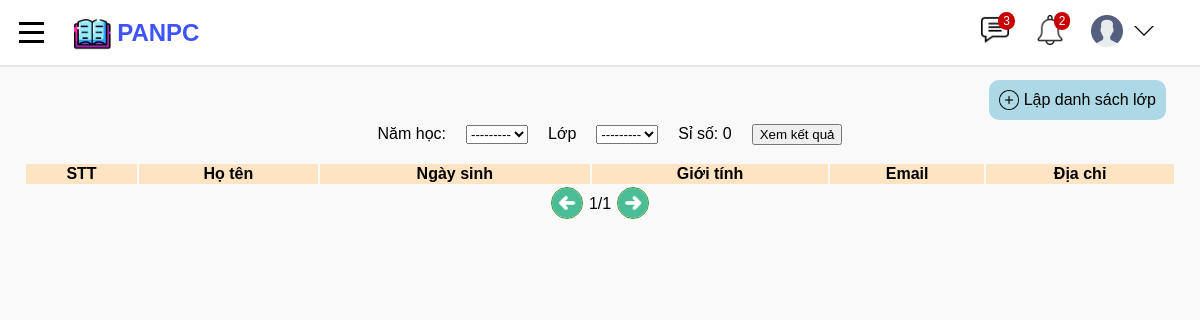
Before: /danhsachlop/ (signed in) with the older database file.
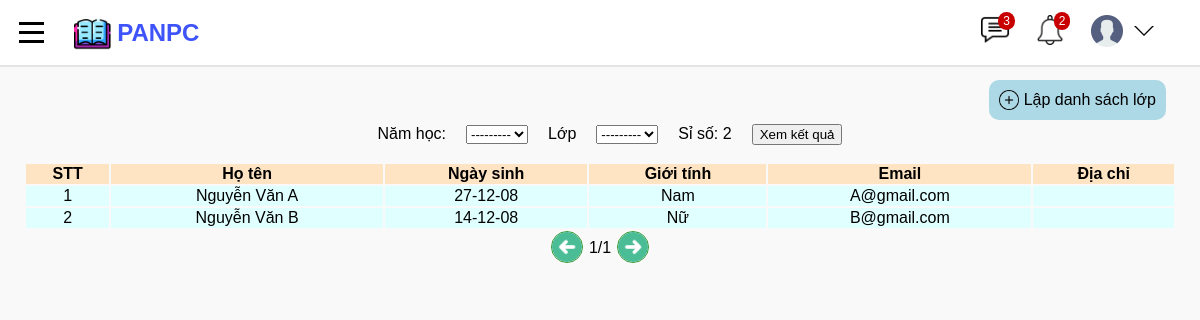
After: the same page with the newer database file.
### studentManager/models.py (models this page shows, shortened)
class Student(models.Model):
    user = models.OneToOneField(CustomUser, on_delete=models.CASCADE)
    classOfSchool = models.ManyToManyField(SchoolClass, blank=True)

class CustomUser(AbstractUser):
    USER_TYPE = (('1', "Admin"), ('2', "Teacher"), ('3', "Student"))
    SEX_CATELOGY = [("1", "Nam"), ("0", "Nữ")]
    now = date.today
    username = models.CharField(max_length=200, unique=True)
    role = models.CharField(default='1', choices=USER_TYPE, max_length=1)
    is_active = models.BooleanField(default=True)
    is_staff = models.BooleanField(default=False)
    is_superuser = models.BooleanField(default=False)
    name = models.CharField(default='', max_length=200)
    dateOfBirth = models.DateField(default=now)
    sex = models.CharField(default='1', choices=SEX_CATELOGY,max_length=1)
    phone = models.CharField(default='', max_length=20, blank=True)
    email = models.EmailField(max_length=200, unique=True)
    address = models.TextField(default='', blank=True)
    USERNAME_FIELD = "username"
    REQUIRED_FIELDS = []
    objects = CustomUserManager()
    class Meta:
        constraints = [
            models.UniqueConstraint(
                fields=['username', 'email'], name="unique_user")
        ]

### studentManager/views.py (the view)
# urls.py: path('danhsachlop/', views.dsLop, name = "dsLop"),
@login_required(login_url = 'loginpage')
def dsLop(request):
    students = Student.objects.all()
    class_filter = ClassFilter(request.GET, queryset=students)
    students = class_filter.qs.order_by('user__name')
    format_date = [s.user.dateOfBirth.strftime("%d-%m-%y") for s in students]
    n_students = students.count()
    context = {
        'students': zip(students, format_date),
        'class_filter': class_filter,
        'n_students': n_students,
    }
    return render(request, 'studentManager/dslop.html', context)

### studentManager/templates/studentManager/dslop.html (shortened to what this page needs)
{% extends 'studentManager/base.html' %}
{% load static %}
{% block content %}
<header class="tacvu">
  <a class="add" href="{% url 'chonNamHoc' %}">
    <img src="{% static 'images/add.png' %}" height="20px">
    <p>Lập danh sách lớp</p>
  </a>
</header>
<form class="list-year" action="" method="GET">
  <label for="years_topic">Năm học:</label>
    {{class_filter.form.year}}
  <label for="class_topic">Lớp</label>
    {{class_filter.form.classOfSchool}}
  <label>Sỉ số: {{n_students}}</label>
  <button class="result-btn" name="rq_result">Xem kết quả</button>
</form>
<table class="table">
  <tr>
    <th>STT</th>
    <th>Họ tên</th>
    <th>Ngày sinh</th>
    <th>Giới tính</th>
    <th>Email</th>
    <th>Địa chỉ</th>
  </tr>
  {% for student, date in students %}
    <tr class ="list">
      <td>{{ forloop.counter }}</td>
      <td>{{student.user.name}}</td>
      <td>{{date}}</td>
    {%if student.user.sex == '1'%}
      <td>Nam</td>
    {%else%}
      <td>Nữ</td>
    {%endif%}
      <td>{{student.user.email}}</td>
      <td>{{student.user.address}}</td>
    </tr>
  {% endfor %}
</table>
<div class="pagenumber">
  <button class="previous" type="previous">
    <img src="{% static 'images/previous.png' %}">
  </button>
  <p>1/1</p>
  <button class="next" type="next">
    <img src="{% static 'images/next.png' %}">
  </button>
</div>
{% endblock %}

### studentManager/templates/studentManager/base.html (shortened to what this page needs)
{% load static %}
<!DOCTYPE html>
<html lang="en">
<head>
  <link rel="stylesheet" href="{% static 'css/style.css' %}">
</head>
<body>
  <header class="header">
    <div class="left-section">
      <div class="navbar__toggle" id="sidebar">
        <span class="bar"></span>
        <span class="bar"></span>
        <span class="bar"></span>
      </div>
      <a class="header__logo" href="{% url 'homepage' %}">
        <img src="{% static 'images/logo.png' %}">
        <h1>PANPC</h1>
      </a>
    </div>
    <div class="right-section">
      <div class="message-icon-container">
        <img src="{% static 'images/message.png' %}" class="message-icon">
        <div class="message-count">3</div>
      </div>
      <div class="notification-icon-container">
        <img src="{% static 'images/notification.png' %}" class="notification-icon">
        <div class="notification-count">2</div>
      </div>
      <nav class="header-menu">
        <div class="user-menu">
          <a href="#">
            <div class="avatar">
              <img src="{% static 'images/user.png' %}">
            </div>
            <button class="dropdown-button">
              <svg version="1.1" xmlns="http://www.w3.org/2000/svg" width="20" height="20" viewBox="0 0 32 32">
                <title>chevron-down</title>
                <path d="M16 21l-13-13h-3l16 16 16-16h-3l-13 13z"></path>
              </svg>
            </button>
          </a>
        </div>
      </nav>
    </div>
  </header>
  <main class="list-container">
      {% block content %}
      {% endblock %}
  </main>
</body>
</html>

### studentManager/static/css/style.css (style rules this page uses)
body { font-family: Arial; margin: 0; padding-top: 80px; padding-left: 24px; padding-right: 24px; background-color: rgb(249, 249, 249); padding-bottom:50px; text-decoration: none; transition: all 0.15s; }
a { text-decoration: none; color: black; }
.header { height: 65px; display: flex; flex-direction: row; justify-content: space-between; align-items: center; position: fixed; top: 0; left: 0; right: 0; background-color: white; border-bottom: 2px solid rgb(228, 228, 228); }
.left-section { margin-left: 1rem; height: 100%; max-width: 250px; display: flex; align-items: center; }
.navbar__toggle { width: 30px; padding: 10px, 10px; display: flex; flex-direction: column; align-items: center; cursor: pointer; }
.navbar__toggle .bar { width: 25px; height: 3px; margin: 3px auto; transition: all 0.3s ease-in-out; background: black; }
.header__logo { padding: 5px auto; display: flex; align-items: center; text-decoration: none; margin-left: 20px; }
.header__logo img { height: 3.2rem; width: 3.2rem; }
.header__logo h1 { font-weight: 700; font-size: 1.5rem; color: rgba(0, 29, 249, 0.756); }
.right-section { width: 200px; margin-right: 20px; display: flex; justify-content: space-between; }
.notification-icon-container, .message-icon-container { cursor: pointer; position: relative; }
.notification-count, .message-count { position: absolute; top: -3px; right: -5px; background-color: rgb(200, 0, 0); color: white; font-size: 12px; padding: 2px 5px; border-radius: 10px; }
.message-icon, .notification-icon { height: 30px; width: 30px; }
.header-menu { margin-right: 20px; position: relative; }
.user-menu a { display: flex; align-items: center; }
.avatar { margin-right: 5px; }
.avatar img { width: 32px; }
.dropdown-button { background-color: white; border: none; cursor: pointer; }
.list-container { display: block; align-items: center; }
.list-container header { display: flex; justify-content: space-between; }
.tacvu { height: 36px; }
.add { height: 110%; background-color: lightblue; border: none; display: flex; align-items: center; padding-right: 10px; padding-left: 10px; margin-right: 10px; border-radius: 10px; cursor: pointer; text-decoration: none; }
.add img { margin-right: 5px; }
.table { margin-top: 10px; width: 100%; align-items: center; }
.table tr th { background-color: bisque; text-align: center; }
.list { text-align: center; background-color: lightcyan; }
.pagenumber { height: 36px; display: flex; align-items: center; justify-content: center; }
.pagenumber button { background-color: transparent; border: none; }
.pagenumber button img { height: 30px; cursor: pointer; border: 0.5px solid rgba(0, 128, 0, 0.8); border-radius: 18px; }
.list-year { height: 36px; display: flex; align-items: center; justify-content: center; }
.list-year label { margin-left: 20px; margin-right: 20px; font-size: 16px; }

Changed rows visible on the page:
added Student: user.name "Nguyễn Văn A", date "27-12-08", shows "Nam", user.email "A@gmail.com"
added Student: user.name "Nguyễn Văn B", date "14-12-08", shows "Nữ", user.email "B@gmail.com"
Other visible differences:
{{ n_students }}: "0" → "2"
